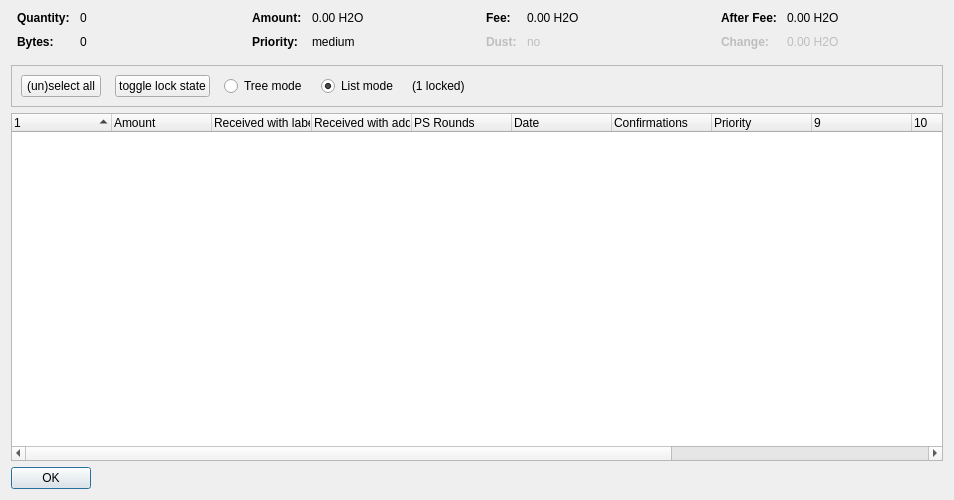
<?xml version="1.0" encoding="UTF-8"?>
<ui version="4.0">
 <class>CoinControlDialog</class>
 <widget class="QDialog" name="CoinControlDialog">
  <property name="geometry">
   <rect>
    <x>0</x>
    <y>0</y>
    <width>954</width>
    <height>500</height>
   </rect>
  </property>
  <property name="windowTitle">
   <string>Coin Selection</string>
  </property>
  <layout class="QVBoxLayout" name="verticalLayout">
   <item>
    <layout class="QHBoxLayout" name="horizontalLayoutTop" stretch="0,0,0,0">
     <property name="topMargin">
      <number>0</number>
     </property>
     <property name="bottomMargin">
      <number>10</number>
     </property>
     <item>
      <layout class="QFormLayout" name="formLayoutCoinControl1">
       <property name="horizontalSpacing">
        <number>10</number>
       </property>
       <property name="verticalSpacing">
        <number>10</number>
       </property>
       <property name="leftMargin">
        <number>6</number>
       </property>
       <property name="rightMargin">
        <number>6</number>
       </property>
       <item row="0" column="0">
        <widget class="QLabel" name="labelCoinControlQuantityText">
         <property name="font">
          <font>
           <weight>75</weight>
           <bold>true</bold>
          </font>
         </property>
         <property name="text">
          <string>Quantity:</string>
         </property>
        </widget>
       </item>
       <item row="0" column="1">
        <widget class="QLabel" name="labelCoinControlQuantity">
         <property name="cursor">
          <cursorShape>IBeamCursor</cursorShape>
         </property>
         <property name="contextMenuPolicy">
          <enum>Qt::ActionsContextMenu</enum>
         </property>
         <property name="text">
          <string notr="true">0</string>
         </property>
         <property name="textInteractionFlags">
          <set>Qt::LinksAccessibleByMouse|Qt::TextSelectableByKeyboard|Qt::TextSelectableByMouse</set>
         </property>
        </widget>
       </item>
       <item row="1" column="0">
        <widget class="QLabel" name="labelCoinControlBytesText">
         <property name="font">
          <font>
           <weight>75</weight>
           <bold>true</bold>
          </font>
         </property>
         <property name="text">
          <string>Bytes:</string>
         </property>
        </widget>
       </item>
       <item row="1" column="1">
        <widget class="QLabel" name="labelCoinControlBytes">
         <property name="cursor">
          <cursorShape>IBeamCursor</cursorShape>
         </property>
         <property name="contextMenuPolicy">
          <enum>Qt::ActionsContextMenu</enum>
         </property>
         <property name="text">
          <string notr="true">0</string>
         </property>
         <property name="textInteractionFlags">
          <set>Qt::LinksAccessibleByMouse|Qt::TextSelectableByKeyboard|Qt::TextSelectableByMouse</set>
         </property>
        </widget>
       </item>
      </layout>
     </item>
     <item>
      <layout class="QFormLayout" name="formLayoutCoinControl2">
       <property name="horizontalSpacing">
        <number>10</number>
       </property>
       <property name="verticalSpacing">
        <number>10</number>
       </property>
       <property name="leftMargin">
        <number>6</number>
       </property>
       <property name="rightMargin">
        <number>6</number>
       </property>
       <item row="0" column="0">
        <widget class="QLabel" name="labelCoinControlAmountText">
         <property name="font">
          <font>
           <weight>75</weight>
           <bold>true</bold>
          </font>
         </property>
         <property name="text">
          <string>Amount:</string>
         </property>
        </widget>
       </item>
       <item row="0" column="1">
        <widget class="QLabel" name="labelCoinControlAmount">
         <property name="cursor">
          <cursorShape>IBeamCursor</cursorShape>
         </property>
         <property name="contextMenuPolicy">
          <enum>Qt::ActionsContextMenu</enum>
         </property>
         <property name="text">
          <string notr="true">0.00 H2O</string>
         </property>
         <property name="textInteractionFlags">
          <set>Qt::LinksAccessibleByMouse|Qt::TextSelectableByKeyboard|Qt::TextSelectableByMouse</set>
         </property>
        </widget>
       </item>
       <item row="1" column="0">
        <widget class="QLabel" name="labelCoinControlPriorityText">
         <property name="font">
          <font>
           <weight>75</weight>
           <bold>true</bold>
          </font>
         </property>
         <property name="text">
          <string>Priority:</string>
         </property>
        </widget>
       </item>
       <item row="1" column="1">
        <widget class="QLabel" name="labelCoinControlPriority">
         <property name="cursor">
          <cursorShape>IBeamCursor</cursorShape>
         </property>
         <property name="contextMenuPolicy">
          <enum>Qt::ActionsContextMenu</enum>
         </property>
         <property name="text">
          <string>medium</string>
         </property>
         <property name="textInteractionFlags">
          <set>Qt::LinksAccessibleByMouse|Qt::TextSelectableByKeyboard|Qt::TextSelectableByMouse</set>
         </property>
        </widget>
       </item>
      </layout>
     </item>
     <item>
      <layout class="QFormLayout" name="formLayoutCoinControl3">
       <property name="horizontalSpacing">
        <number>10</number>
       </property>
       <property name="verticalSpacing">
        <number>10</number>
       </property>
       <property name="leftMargin">
        <number>6</number>
       </property>
       <property name="rightMargin">
        <number>6</number>
       </property>
       <item row="0" column="0">
        <widget class="QLabel" name="labelCoinControlFeeText">
         <property name="font">
          <font>
           <weight>75</weight>
           <bold>true</bold>
          </font>
         </property>
         <property name="text">
          <string>Fee:</string>
         </property>
        </widget>
       </item>
       <item row="0" column="1">
        <widget class="QLabel" name="labelCoinControlFee">
         <property name="cursor">
          <cursorShape>IBeamCursor</cursorShape>
         </property>
         <property name="contextMenuPolicy">
          <enum>Qt::ActionsContextMenu</enum>
         </property>
         <property name="text">
          <string notr="true">0.00 H2O</string>
         </property>
         <property name="textInteractionFlags">
          <set>Qt::LinksAccessibleByMouse|Qt::TextSelectableByKeyboard|Qt::TextSelectableByMouse</set>
         </property>
        </widget>
       </item>
       <item row="1" column="0">
        <widget class="QLabel" name="labelCoinControlLowOutputText">
         <property name="enabled">
          <bool>false</bool>
         </property>
         <property name="font">
          <font>
           <weight>75</weight>
           <bold>true</bold>
          </font>
         </property>
         <property name="text">
          <string>Dust:</string>
         </property>
        </widget>
       </item>
       <item row="1" column="1">
        <widget class="QLabel" name="labelCoinControlLowOutput">
         <property name="enabled">
          <bool>false</bool>
         </property>
         <property name="cursor">
          <cursorShape>IBeamCursor</cursorShape>
         </property>
         <property name="contextMenuPolicy">
          <enum>Qt::ActionsContextMenu</enum>
         </property>
         <property name="text">
          <string>no</string>
         </property>
         <property name="textInteractionFlags">
          <set>Qt::LinksAccessibleByMouse|Qt::TextSelectableByKeyboard|Qt::TextSelectableByMouse</set>
         </property>
        </widget>
       </item>
      </layout>
     </item>
     <item>
      <layout class="QFormLayout" name="formLayoutCoinControl4">
       <property name="horizontalSpacing">
        <number>10</number>
       </property>
       <property name="verticalSpacing">
        <number>10</number>
       </property>
       <property name="leftMargin">
        <number>6</number>
       </property>
       <property name="rightMargin">
        <number>6</number>
       </property>
       <item row="0" column="0">
        <widget class="QLabel" name="labelCoinControlAfterFeeText">
         <property name="font">
          <font>
           <weight>75</weight>
           <bold>true</bold>
          </font>
         </property>
         <property name="text">
          <string>After Fee:</string>
         </property>
        </widget>
       </item>
       <item row="0" column="1">
        <widget class="QLabel" name="labelCoinControlAfterFee">
         <property name="cursor">
          <cursorShape>IBeamCursor</cursorShape>
         </property>
         <property name="contextMenuPolicy">
          <enum>Qt::ActionsContextMenu</enum>
         </property>
         <property name="text">
          <string notr="true">0.00 H2O</string>
         </property>
         <property name="textInteractionFlags">
          <set>Qt::LinksAccessibleByMouse|Qt::TextSelectableByKeyboard|Qt::TextSelectableByMouse</set>
         </property>
        </widget>
       </item>
       <item row="1" column="0">
        <widget class="QLabel" name="labelCoinControlChangeText">
         <property name="enabled">
          <bool>false</bool>
         </property>
         <property name="font">
          <font>
           <weight>75</weight>
           <bold>true</bold>
          </font>
         </property>
         <property name="text">
          <string>Change:</string>
         </property>
        </widget>
       </item>
       <item row="1" column="1">
        <widget class="QLabel" name="labelCoinControlChange">
         <property name="enabled">
          <bool>false</bool>
         </property>
         <property name="cursor">
          <cursorShape>IBeamCursor</cursorShape>
         </property>
         <property name="contextMenuPolicy">
          <enum>Qt::ActionsContextMenu</enum>
         </property>
         <property name="text">
          <string notr="true">0.00 H2O</string>
         </property>
         <property name="textInteractionFlags">
          <set>Qt::LinksAccessibleByMouse|Qt::TextSelectableByKeyboard|Qt::TextSelectableByMouse</set>
         </property>
        </widget>
       </item>
      </layout>
     </item>
    </layout>
   </item>
   <item>
    <widget class="QFrame" name="frame">
     <property name="minimumSize">
      <size>
       <width>0</width>
       <height>40</height>
      </size>
     </property>
     <property name="frameShape">
      <enum>QFrame::StyledPanel</enum>
     </property>
     <property name="frameShadow">
      <enum>QFrame::Sunken</enum>
     </property>
     <layout class="QHBoxLayout" name="horizontalLayout">
      <item>
       <layout class="QHBoxLayout" name="horizontalLayoutPanel" stretch="0,0,0,0,0,0">
        <property name="spacing">
         <number>14</number>
        </property>
        <item>
         <widget class="QPushButton" name="pushButtonSelectAll">
          <property name="sizePolicy">
           <sizepolicy hsizetype="Maximum" vsizetype="Fixed">
            <horstretch>0</horstretch>
            <verstretch>0</verstretch>
           </sizepolicy>
          </property>
          <property name="text">
           <string>(un)select all</string>
          </property>
          <property name="autoDefault">
           <bool>false</bool>
          </property>
         </widget>
        </item>
        <item>
         <widget class="QPushButton" name="pushButtonToggleLock">
          <property name="sizePolicy">
           <sizepolicy hsizetype="Maximum" vsizetype="Fixed">
            <horstretch>0</horstretch>
            <verstretch>0</verstretch>
           </sizepolicy>
          </property>
          <property name="text">
           <string>toggle lock state</string>
          </property>
          <property name="autoDefault">
           <bool>false</bool>
          </property>
         </widget>
        </item>
        <item>
         <widget class="QRadioButton" name="radioTreeMode">
          <property name="sizePolicy">
           <sizepolicy hsizetype="Maximum" vsizetype="Fixed">
            <horstretch>0</horstretch>
            <verstretch>0</verstretch>
           </sizepolicy>
          </property>
          <property name="text">
           <string>Tree mode</string>
          </property>
         </widget>
        </item>
        <item>
         <widget class="QRadioButton" name="radioListMode">
          <property name="sizePolicy">
           <sizepolicy hsizetype="Maximum" vsizetype="Fixed">
            <horstretch>0</horstretch>
            <verstretch>0</verstretch>
           </sizepolicy>
          </property>
          <property name="text">
           <string>List mode</string>
          </property>
          <property name="checked">
           <bool>true</bool>
          </property>
         </widget>
        </item>
        <item>
         <widget class="QLabel" name="labelLocked">
          <property name="text">
           <string>(1 locked)</string>
          </property>
         </widget>
        </item>
        <item>
         <spacer name="horizontalSpacer">
          <property name="orientation">
           <enum>Qt::Horizontal</enum>
          </property>
          <property name="sizeHint" stdset="0">
           <size>
            <width>40</width>
            <height>20</height>
           </size>
          </property>
         </spacer>
        </item>
       </layout>
      </item>
     </layout>
    </widget>
   </item>
   <item>
    <widget class="CoinControlTreeWidget" name="treeWidget">
     <property name="contextMenuPolicy">
      <enum>Qt::CustomContextMenu</enum>
     </property>
     <property name="sortingEnabled">
      <bool>false</bool>
     </property>
     <property name="columnCount">
      <number>13</number>
     </property>
     <attribute name="headerShowSortIndicator" stdset="0">
      <bool>true</bool>
     </attribute>
     <attribute name="headerStretchLastSection">
      <bool>false</bool>
     </attribute>
     <column>
      <property name="text">
       <string/>
      </property>
     </column>
     <column>
      <property name="text">
       <string>Amount</string>
      </property>
     </column>
     <column>
      <property name="text">
       <string>Received with label</string>
      </property>
     </column>
     <column>
      <property name="text">
       <string>Received with address</string>
      </property>
     </column>
     <column>
      <property name="text">
       <string>PS Rounds</string>
      </property>
     </column>
     <column>
      <property name="text">
       <string>Date</string>
      </property>
     </column>
     <column>
      <property name="text">
       <string>Confirmations</string>
      </property>
      <property name="toolTip">
       <string>Confirmed</string>
      </property>
     </column>
     <column>
      <property name="text">
       <string>Priority</string>
      </property>
     </column>
     <column>
      <property name="text">
       <string/>
      </property>
     </column>
     <column>
      <property name="text">
       <string/>
      </property>
     </column>
     <column>
      <property name="text">
       <string/>
      </property>
     </column>
     <column>
      <property name="text">
       <string/>
      </property>
     </column>
     <column>
      <property name="text">
       <string/>
      </property>
     </column>
    </widget>
   </item>
   <item>
    <widget class="QDialogButtonBox" name="buttonBox">
     <property name="sizePolicy">
      <sizepolicy hsizetype="Maximum" vsizetype="Fixed">
       <horstretch>0</horstretch>
       <verstretch>0</verstretch>
      </sizepolicy>
     </property>
     <property name="orientation">
      <enum>Qt::Horizontal</enum>
     </property>
     <property name="standardButtons">
      <set>QDialogButtonBox::Ok</set>
     </property>
    </widget>
   </item>
  </layout>
 </widget>
 <customwidgets>
  <customwidget>
   <class>CoinControlTreeWidget</class>
   <extends>QTreeWidget</extends>
   <header>coincontroltreewidget.h</header>
  </customwidget>
 </customwidgets>
 <resources/>
 <connections/>
</ui>
